Frame 1 (no input): blank canvas, image omitted
Frame 60 (no input): blank canvas, image omitted
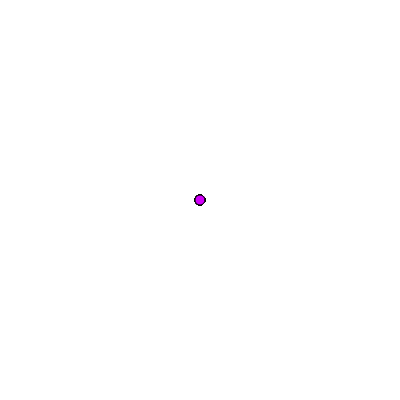
Frame 120 (the mouse pressed at the canvas centre since frame 60)

The p5.js sketch whose frames 1 and 60 were blank and that drew this single picture after the mouse press (run headless with seeded random() and noise() and a simulated clock; from frame 60 on, the mouse is pressed at the canvas centre):

// p5.js sketch
// ── sketch.js
//Projeto 3 - Desenhando Circulos

function setup() {
  createCanvas(400, 400);
}

function draw() {
 stroke("black");
  fill(210,0,250);
  if(mouseIsPressed){
    circle(mouseX,mouseY,10);
  }
}
